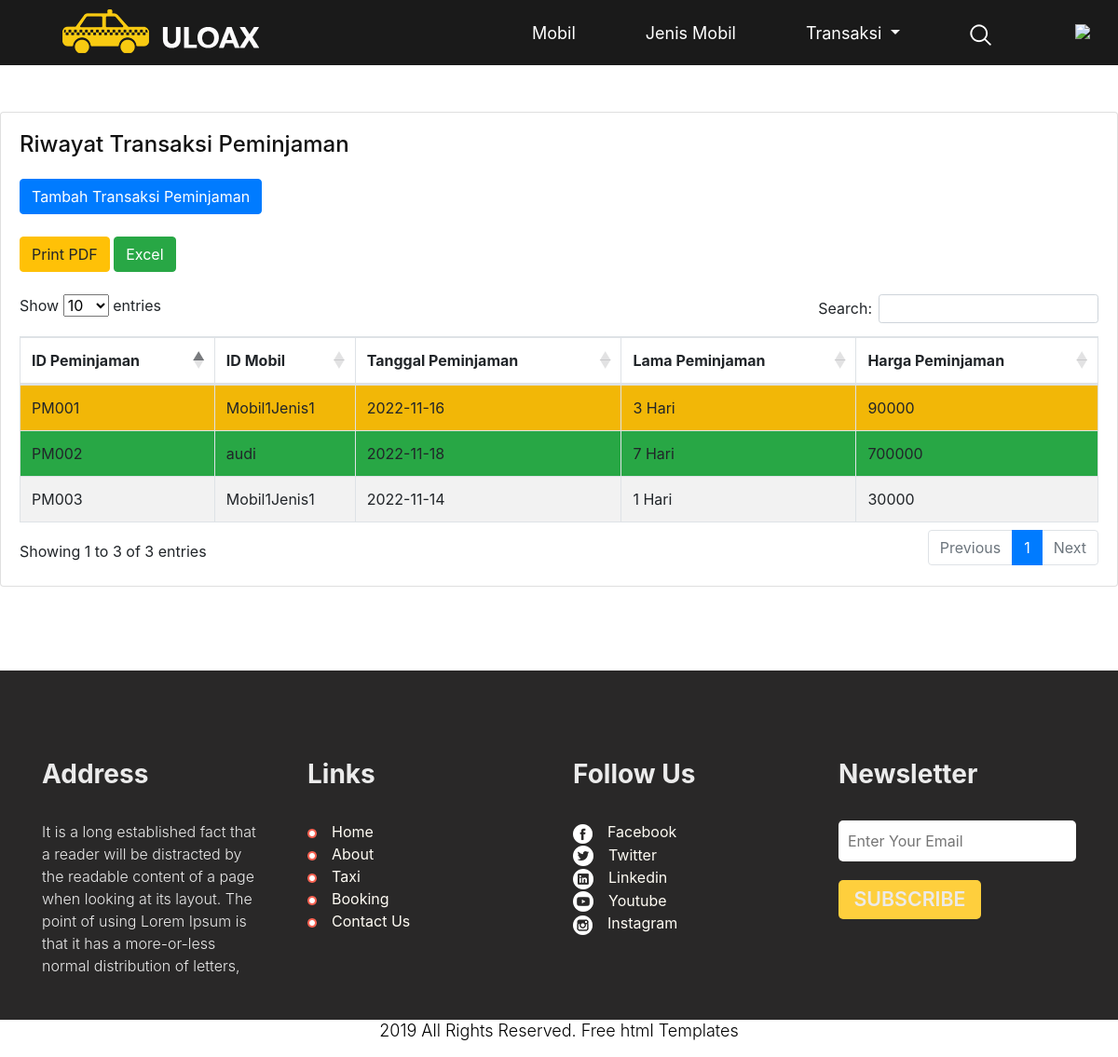
The app's page /transaksi/lihatRiwayatTransaksi.php with its own data.
### tables this page shows
CREATE TABLE `peminjaman` (
  `id_peminjaman` varchar(5) NOT NULL,
  `id_mobil` varchar(5) NOT NULL,
  `tanggal_peminjaman` date NOT NULL,
  `lama_peminjaman` int(11) NOT NULL,
  `harga_peminjaman` int(11) NOT NULL
);

CREATE TABLE `mobil` (
  `id_mobil` varchar(5) NOT NULL,
  `id_jenis_mobil` varchar(5) NOT NULL,
  `nama_mobil` varchar(50) NOT NULL,
  `stok_mobil` int(11) NOT NULL,
  `harga_mobil` int(11) NOT NULL
);

### transaksi/lihatRiwayatTransaksi.php (the view)
<?php include '../layouts/header.php';?>
<div class="content-wrapper">
  <div class="row">
    <div class="col-lg-12 grid-margin stretch-card">
      <div class="card">
        <div class="card-body">
          <h4 class="card-title">Riwayat Transaksi Peminjaman</h4>
          <a href="peminjaman.php"><button class="btn btn-primary">Tambah Transaksi Peminjaman</button></a>     <br><br>
          <button class="btn btn-warning" onclick="search('Transaksi Peminjaman')" name="print">Print PDF</button>
          <button class="btn btn-success" onclick="excel('Transaksi Peminjaman')" name="print">Excel</button>             <br><br>
          <div class="table-responsive">
            <table id="example2" class="table table-bordered table-striped">
              <thead>
                <tr>
                  <th>ID Peminjaman</th>
                  <th>ID Mobil</th>
                  <th>Tanggal Peminjaman</th>
                  <th>Lama Peminjaman</th>
                  <th>Harga Peminjaman</th>
                </tr>
              </thead>
              <tbody>
                <?php
                  include '../koneksi.php';
                  $data = mysqli_query($koneksi,"SELECT p.id_peminjaman, m.nama_mobil, p.tanggal_peminjaman, p.lama_peminjaman, p.harga_peminjaman
                                                 FROM peminjaman p
                                                 INNER JOIN mobil m ON m.id_mobil = p.id_mobil");
                  while($d = mysqli_fetch_array($data)) {
                    if ($d['lama_peminjaman'] == 3) {
                      echo "<tr class='bg-warning'>";
                    } else if ($d['lama_peminjaman'] == 7) { echo"<tr class='bg-success'>"; }
                ?>
                    <td><?php echo $d['id_peminjaman']; ?></td>
                    <td><?php echo $d['nama_mobil']; ?></td>
                    <td><?php echo $d['tanggal_peminjaman']; ?></td>
                    <td><?php echo $d['lama_peminjaman']; ?> Hari</td>
                    <td><?php echo $d['harga_peminjaman']; ?></td>
                  </tr>
                <?php
                  }
                ?>
              </tbody>
            </table>
          </div>
        </div>
      </div>
    </div>
  </div>
</div>
<?php include '../layouts/footer.php';?>

### assets/css/style.css (style rules this page uses)
* { box-sizing: border-box !important; transition: ease all 0.5s; }
html { scroll-behavior: smooth; }
body { color: #666666; font-size: 14px; font-family:Times New Rom...; line-height: 1.80857; font-weight: normal; overflow-x: hidden; }
a { color: #1f1f1f; text-decoration: none !important; outline: none !important; -webkit-transition: all .3s ease-in-out; -moz-transition: all .3s ease-in-out; -ms-transition: all .3s ease-in-out; -o-transition: all .3s ease-in-out; transition: all .3s ease-in-out; }
h1, h2, h3, h4, h5, h6 { letter-spacing: 0; font-weight: normal; position: relative; padding: 0 0 10px 0; font-weight: normal; line-height: normal; color: #111111; margin: 0 }
h4 { font-size: 16px }
*, *::after, *::before { -webkit-box-sizing: border-box; -moz-box-sizing: border-box; box-sizing: border-box; }
a { color: #222222; text-decoration: none; outline: none !important; }
a, .btn { text-decoration: none !important; outline: none !important; -webkit-transition: all .3s ease-in-out; -moz-transition: all .3s ease-in-out; -ms-transition: all .3s ease-in-out; -o-transition: all .3s ease-in-out; transition: all .3s ease-in-out; }
button { border: 0; margin: 0; padding: 0; cursor: pointer; }

### records on screen
peminjaman: id_peminjaman "PM001", id_mobil.nama_mobil "Mobil1Jenis1", tanggal_peminjaman "2022-11-16", lama_peminjaman "3", harga_peminjaman "90000"
peminjaman: id_peminjaman "PM002", id_mobil.nama_mobil "audi", tanggal_peminjaman "2022-11-18", lama_peminjaman "7", harga_peminjaman "700000"
peminjaman: id_peminjaman "PM003", id_mobil.nama_mobil "Mobil1Jenis1", tanggal_peminjaman "2022-11-14", lama_peminjaman "1", harga_peminjaman "30000"
